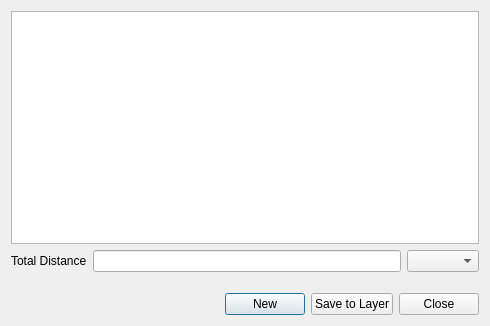
<?xml version="1.0" encoding="UTF-8"?>
<ui version="4.0">
 <class>Dialog</class>
 <widget class="QDialog" name="Dialog">
  <property name="geometry">
   <rect>
    <x>0</x>
    <y>0</y>
    <width>490</width>
    <height>326</height>
   </rect>
  </property>
  <property name="windowTitle">
   <string>Geodesic Measure Tool</string>
  </property>
  <layout class="QVBoxLayout" name="verticalLayout">
   <item>
    <widget class="QTableWidget" name="tableWidget">
     <attribute name="horizontalHeaderStretchLastSection">
      <bool>true</bool>
     </attribute>
    </widget>
   </item>
   <item>
    <layout class="QHBoxLayout" name="horizontalLayout">
     <item>
      <widget class="QLabel" name="label">
       <property name="text">
        <string>Total Distance</string>
       </property>
      </widget>
     </item>
     <item>
      <widget class="QLineEdit" name="distanceLineEdit">
       <property name="readOnly">
        <bool>true</bool>
       </property>
      </widget>
     </item>
     <item>
      <widget class="QComboBox" name="unitsComboBox"/>
     </item>
    </layout>
   </item>
   <item>
    <layout class="QHBoxLayout" name="horizontalLayout_2">
     <property name="topMargin">
      <number>15</number>
     </property>
     <item>
      <spacer name="horizontalSpacer">
       <property name="orientation">
        <enum>Qt::Horizontal</enum>
       </property>
       <property name="sizeHint" stdset="0">
        <size>
         <width>40</width>
         <height>20</height>
        </size>
       </property>
      </spacer>
     </item>
     <item>
      <widget class="QPushButton" name="newButton">
       <property name="text">
        <string>New</string>
       </property>
      </widget>
     </item>
     <item>
      <widget class="QPushButton" name="saveToLayerButton">
       <property name="text">
        <string>Save to Layer</string>
       </property>
      </widget>
     </item>
     <item>
      <widget class="QPushButton" name="closeButton">
       <property name="text">
        <string>Close</string>
       </property>
      </widget>
     </item>
    </layout>
   </item>
  </layout>
 </widget>
 <resources/>
 <connections/>
</ui>
